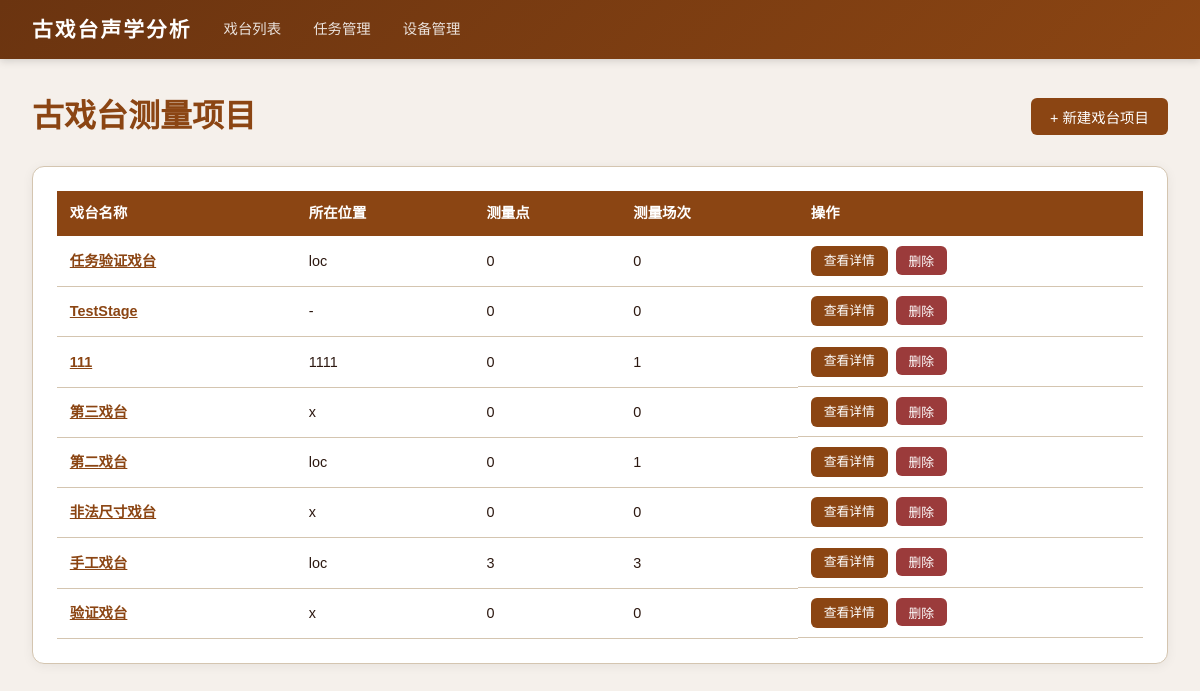
The app's page /, older data.
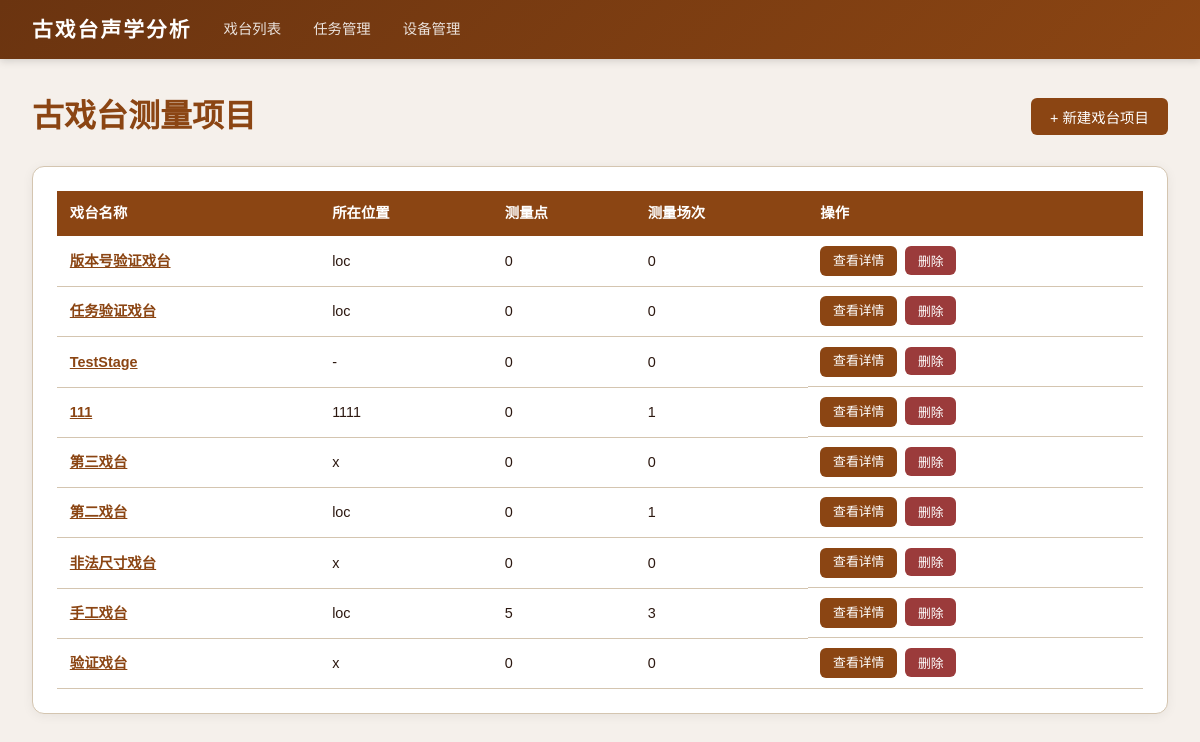
The same page, newer data.
### tables this page shows
CREATE TABLE stages (
            id INTEGER PRIMARY KEY AUTOINCREMENT,
            name TEXT NOT NULL,
            location TEXT NOT NULL DEFAULT '',
            description TEXT NOT NULL DEFAULT '',
            plan_width REAL NOT NULL DEFAULT 20.0,
            plan_height REAL NOT NULL DEFAULT 15.0,
            created_at TIMESTAMP DEFAULT CURRENT_TIMESTAMP
        );

### app/routers/stages.py (the view)
@router.get("/", response_class=HTMLResponse)
def index(request: Request, db=Depends(get_db)):
    cursor = db.cursor()
    cursor.execute("""
        SELECT s.*,
            (SELECT COUNT(*) FROM measurement_points WHERE stage_id = s.id) as point_count,
            (SELECT COUNT(*) FROM measurement_sessions WHERE stage_id = s.id) as session_count
        FROM stages s ORDER BY s.created_at DESC
    """)
    stages = [dict(row) for row in cursor.fetchall()]
    return templates.TemplateResponse("index.html", {"request": request, "stages": stages})

### app/templates/index.html (shortened to what this page needs)
{% extends "base.html" %}
{% block content %}
<div style="display:flex;justify-content:space-between;align-items:center;margin-bottom:1.5rem;">
    <h1 style="color:var(--primary);">古戏台测量项目</h1>
    <button class="btn btn-primary" onclick="document.getElementById('create-form').style.display='block'">+ 新建戏台项目</button>
</div>
{% if stages %}
<div class="card">
    <table>
        <thead>
            <tr>
                <th>戏台名称</th>
                <th>所在位置</th>
                <th>测量点</th>
                <th>测量场次</th>
                <th>操作</th>
            </tr>
        </thead>
        <tbody>
            {% for s in stages %}
            <tr>
                <td><a href="/stages/{{ s.id }}" style="color:var(--primary);font-weight:600;">{{ s.name }}</a></td>
                <td>{{ s.location or '-' }}</td>
                <td>{{ s.point_count }}</td>
                <td>{{ s.session_count }}</td>
                <td class="actions">
                    <a href="/stages/{{ s.id }}" class="btn btn-primary btn-sm">查看详情</a>
                    <form action="/stages/{{ s.id }}/delete" method="post" onsubmit="return confirm('确定删除该戏台项目？所有关联数据将被清除。')">
                        <button type="submit" class="btn btn-danger btn-sm">删除</button>
                    </form>
                </td>
            </tr>
            {% endfor %}
        </tbody>
    </table>
</div>
{% else %}
<div class="card" style="text-align:center;padding:3rem;">
    <p style="color:var(--text-light);font-size:1.1rem;margin-bottom:1rem;">尚无戏台测量项目</p>
    <button class="btn btn-primary" onclick="document.getElementById('create-form').style.display='block'">创建第一个项目</button>
</div>
{% endif %}
{% endblock %}

Row changes from the older to the newer data that the page shows:
added stages: name "版本号验证戏台", location "loc", point_count "0", session_count "0"
computed for stages "手工戏台": point_count "3" → "5"
